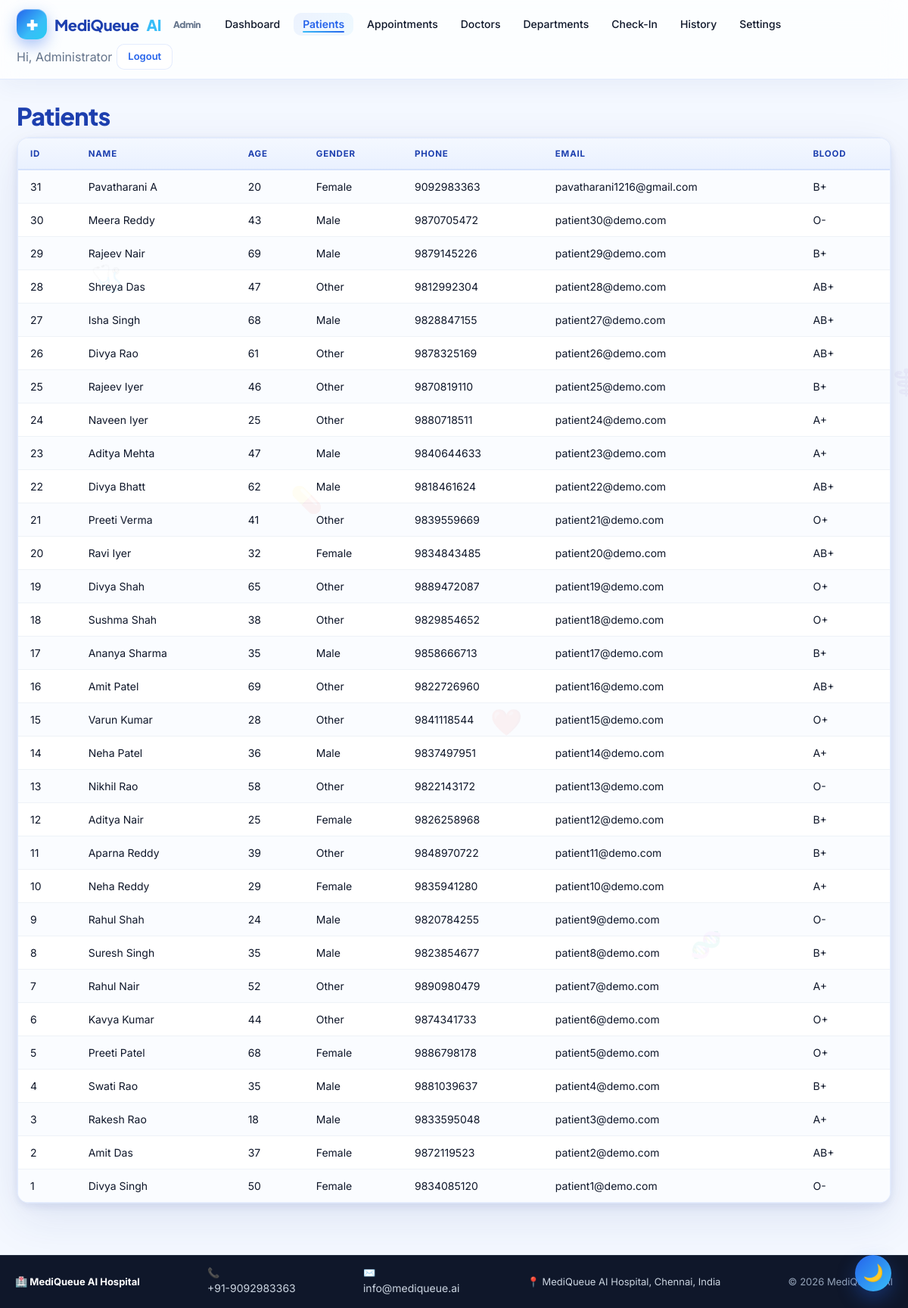
Screenshot of /admin/patients (signed in) with the database file from the repository.
### tables this page shows
CREATE TABLE patients(
            id INTEGER PRIMARY KEY,
            name TEXT, age INTEGER, gender TEXT,
            phone TEXT, email TEXT UNIQUE,
            address TEXT, blood_group TEXT, password TEXT,
            created_at TEXT);

CREATE TABLE app_settings(
        key TEXT PRIMARY KEY,
        value TEXT
    );

### backend/core/routes.py (the view)
    @app.route("/admin/patients")
    @role_required("admin")
    def admin_patients():
        rows = query("SELECT * FROM patients ORDER BY id DESC")
        return render_template("admin_patients.html", rows=rows)

### backend/core/models.py (called while the page is built)
def get_conn():
    conn = sqlite3.connect(Config.DATABASE)
    conn.row_factory = sqlite3.Row
    conn.execute("PRAGMA foreign_keys = ON")
    return conn

def query(sql, params=(), one=False):
    with get_conn() as c:
        cur = c.execute(sql, params)
        rows = cur.fetchall()
        return (rows[0] if rows else None) if one else rows

### backend/core/routes.py (called while the page is built)
def role_required(role):
    def deco(fn):
        @wraps(fn)
        def inner(*a, **kw):
            cur = session.get("role")
            if cur == role:
                return fn(*a, **kw)
            if cur in ("admin", "doctor", "patient"):
                return redirect(url_for(f"{cur}_dashboard"))
            flash("Please log in first.", "warning")
            return redirect(url_for("login"))
        return inner
    return deco

### frontend/templates/admin_patients.html
{% extends "base.html" %}{% block content %}
<div class="container">
  <h1 class="section-title">Patients</h1>
  <div class="card" style="padding:0"><table>
    <tr><th>ID</th><th>Name</th><th>Age</th><th>Gender</th><th>Phone</th><th>Email</th><th>Blood</th></tr>
    {% for r in rows %}<tr><td>{{r.id}}</td><td>{{r.name}}</td><td>{{r.age}}</td>
      <td>{{r.gender}}</td><td>{{r.phone}}</td><td>{{r.email}}</td><td>{{r.blood_group}}</td></tr>{% endfor %}
  </table></div>
</div>{% endblock %}

### frontend/templates/base.html (shortened to what this page needs)
<!doctype html>
<html lang="en">
<head>
<link rel="stylesheet" href="{{ url_for('static', filename='css/style.css') }}"/>
<link rel="stylesheet" href="{{ url_for('static', filename='css/premium.css') }}"/>
<link rel="stylesheet" href="{{ url_for('static', filename='css/mq.css') }}"/>
<link rel="stylesheet" href="{{ url_for('static', filename='css/enterprise.css') }}"/>
</head>
<body class="{{ 'mq-dark' if SETTINGS and SETTINGS.get('theme')=='dark' else '' }}">
<div class="orb a"></div><div class="orb b"></div><div class="orb c"></div>
<nav class="nav">
  <div class="nav-inner">
    {% set role = session.get('role') %}
    {% if role == 'admin' %}
      <a class="brand" href="/admin"><span class="logo">✚</span> MediQueue<span style="color:var(--sky)">AI</span> <small style="color:var(--muted);font-size:12px;margin-left:6px">Admin</small></a>
      <a class="link" href="/admin">Dashboard</a>
      <a class="link" href="/admin/patients">Patients</a>
      <a class="link" href="/admin/appointments">Appointments</a>
      <a class="link" href="/admin/doctors">Doctors</a>
      <a class="link" href="/admin/departments">Departments</a>
      <a class="link" href="/admin/qr-checkin">Check-In</a>
      <a class="link" href="/admin/history">History</a>
      <a class="link" href="/admin/settings">Settings</a>
      <span class="link" style="color:var(--muted)">Hi, Administrator</span>
      <a class="btn ghost sm" href="/logout">Logout</a>
    {% endif %}
  </div>
</nav>
{% block content %}{% endblock %}
<footer class="compact-footer" style="margin-top:40px;padding:14px 20px;background:#0f172a;color:#cbd5e1;border-top:1px solid #1e293b">
  <div style="max-width:1200px;margin:0 auto;display:flex;flex-wrap:wrap;justify-content:space-between;align-items:center;gap:10px;font-size:13px">
    <div><b style="color:#fff">🏥 {{ CFG.HOSPITAL_NAME }}</b></div>
    <div>📞 <a href="tel:{{ CFG.EMERGENCY_NUMBER }}" style="color:#cbd5e1">{{ CFG.EMERGENCY_NUMBER }}</a></div>
    <div>✉️ <a href="mailto:{{ CFG.HOSPITAL_EMAIL or 'info@mediqueue.ai' }}" style="color:#cbd5e1">{{ CFG.HOSPITAL_EMAIL or 'info@mediqueue.ai' }}</a></div>
    <div>📍 {{ CFG.HOSPITAL_ADDRESS or 'MediQueue AI Hospital' }}</div>
    <div style="color:#94a3b8">© {{ now.year }} MediQueue AI</div>
  </div>
</footer>
</body></html>

### frontend/static/css/premium.css (style rules this page uses)
:root { --glass-bg: rgba(255,255,255,.65); --glass-brd: rgba(255,255,255,.55); --glass-shadow: 0 12px 32px rgba(37,99,235,.12); --ease: cubic-bezier(.4,.14,.3,1); }
main,.container { animation:fadeUp .5s var(--ease) }

### frontend/static/css/mq.css (style rules this page uses)
:root { --mq-blue:#2563eb; --mq-blue-600:#1d4ed8; --mq-blue-400:#60a5fa; --mq-sky:#38bdf8; --mq-cyan:#22d3ee; --mq-ink:#0f172a; --mq-slate:#475569; --mq-muted:#64748b; --mq-line:#e2e8f0; --mq-bg:#f4f8ff; --mq-card:#ffffff; --mq-ok:#10b981; --mq-warn:#f59e0b; --mq-danger:#ef4444; --mq-violet:#6366f1; --mq-radius:18px; --mq-shadow:0 18px 40px -22px rgba(30,64,175,.45); --mq-shadow-lg:0 28px 60px -28px rgba(30,64,175,.55); --mq-grad:linear-gradient(135deg,#2563eb 0%,#38bdf8 100%); --mq-grad-soft:linear-gradient(135deg,#eff6ff 0%,#f0f9ff 100%); }

### frontend/static/css/enterprise.css (style rules this page uses)
:root { --mq-ink:#0f172a;--mq-line:#e2e8f0;--mq-sky:#0ea5e9;--mq-ok:#16a34a;--mq-bad:#dc2626;--mq-warn:#d97706;--mq-card:rgba(255,255,255,.78) }

### rows the page displays
patients: id "31", name "Pavatharani A", age "20", gender "Female", phone "9092983363", email "pavatharani1216@gmail.com", blood_group "B+"
patients: id "30", name "Meera Reddy", age "43", gender "Male", phone "9870705472", email "patient30@demo.com", blood_group "O-"
patients: id "29", name "Rajeev Nair", age "69", gender "Male", phone "9879145226", email "patient29@demo.com", blood_group "B+"
patients: id "28", name "Shreya Das", age "47", gender "Other", phone "9812992304", email "patient28@demo.com", blood_group "AB+"
patients: id "27", name "Isha Singh", age "68", gender "Male", phone "9828847155", email "patient27@demo.com", blood_group "AB+"
patients: id "26", name "Divya Rao", age "61", gender "Other", phone "9878325169", email "patient26@demo.com", blood_group "AB+"
patients: id "25", name "Rajeev Iyer", age "46", gender "Other", phone "9870819110", email "patient25@demo.com", blood_group "B+"
patients: id "24", name "Naveen Iyer", age "25", gender "Other", phone "9880718511", email "patient24@demo.com", blood_group "A+"
patients: id "23", name "Aditya Mehta", age "47", gender "Male", phone "9840644633", email "patient23@demo.com", blood_group "A+"
patients: id "22", name "Divya Bhatt", age "62", gender "Male", phone "9818461624", email "patient22@demo.com", blood_group "AB+"
patients: id "21", name "Preeti Verma", age "41", gender "Other", phone "9839559669", email "patient21@demo.com", blood_group "O+"
patients: id "20", name "Ravi Iyer", age "32", gender "Female", phone "9834843485", email "patient20@demo.com", blood_group "AB+"
patients: id "19", name "Divya Shah", age "65", gender "Other", phone "9889472087", email "patient19@demo.com", blood_group "O+"
patients: id "18", name "Sushma Shah", age "38", gender "Other", phone "9829854652", email "patient18@demo.com", blood_group "O+"
patients: id "17", name "Ananya Sharma", age "35", gender "Male", phone "9858666713", email "patient17@demo.com", blood_group "B+"
patients: id "16", name "Amit Patel", age "69", gender "Other", phone "9822726960", email "patient16@demo.com", blood_group "AB+"
patients: id "15", name "Varun Kumar", age "28", gender "Other", phone "9841118544", email "patient15@demo.com", blood_group "O+"
patients: id "14", name "Neha Patel", age "36", gender "Male", phone "9837497951", email "patient14@demo.com", blood_group "A+"
patients: id "13", name "Nikhil Rao", age "58", gender "Other", phone "9822143172", email "patient13@demo.com", blood_group "O-"
patients: id "12", name "Aditya Nair", age "25", gender "Female", phone "9826258968", email "patient12@demo.com", blood_group "B+"
patients: id "11", name "Aparna Reddy", age "39", gender "Other", phone "9848970722", email "patient11@demo.com", blood_group "B+"
patients: id "10", name "Neha Reddy", age "29", gender "Female", phone "9835941280", email "patient10@demo.com", blood_group "A+"
patients: id "9", name "Rahul Shah", age "24", gender "Male", phone "9820784255", email "patient9@demo.com", blood_group "O-"
patients: id "8", name "Suresh Singh", age "35", gender "Male", phone "9823854677", email "patient8@demo.com", blood_group "B+"
patients: id "7", name "Rahul Nair", age "52", gender "Other", phone "9890980479", email "patient7@demo.com", blood_group "A+"
patients: id "6", name "Kavya Kumar", age "44", gender "Other", phone "9874341733", email "patient6@demo.com", blood_group "O+"
patients: id "5", name "Preeti Patel", age "68", gender "Female", phone "9886798178", email "patient5@demo.com", blood_group "O+"
patients: id "4", name "Swati Rao", age "35", gender "Male", phone "9881039637", email "patient4@demo.com", blood_group "B+"
patients: id "3", name "Rakesh Rao", age "18", gender "Male", phone "9833595048", email "patient3@demo.com", blood_group "A+"
patients: id "2", name "Amit Das", age "37", gender "Female", phone "9872119523", email "patient2@demo.com", blood_group "AB+"
patients: id "1", name "Divya Singh", age "50", gender "Female", phone "9834085120", email "patient1@demo.com", blood_group "O-"
app_settings: HOSPITAL_NAME "MediQueue AI Hospital"

### other values shown
{{ CFG.EMERGENCY_NUMBER }} "+91-9092983363"
{{ CFG.HOSPITAL_EMAIL or 'info@mediqueue.ai' }} "info@mediqueue.ai"
{{ CFG.HOSPITAL_ADDRESS or 'MediQueue AI Hospital' }} "MediQueue AI Hospital, Chennai, India"
